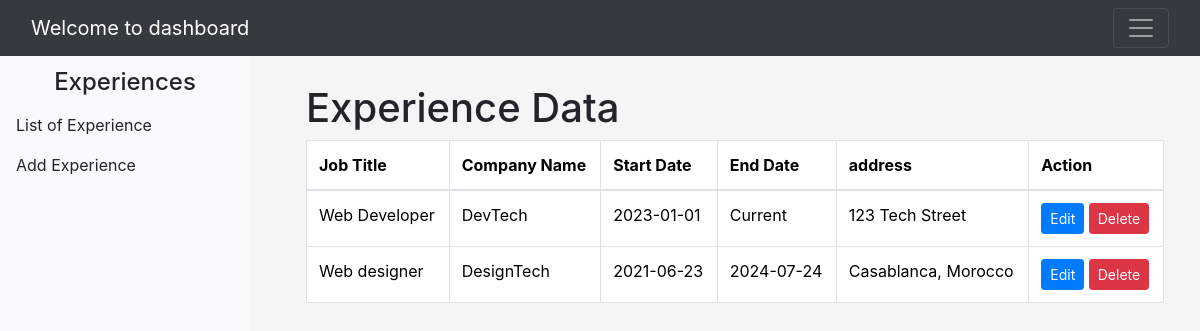
Before: /dashboard/list_experience (signed in) with the older database file.
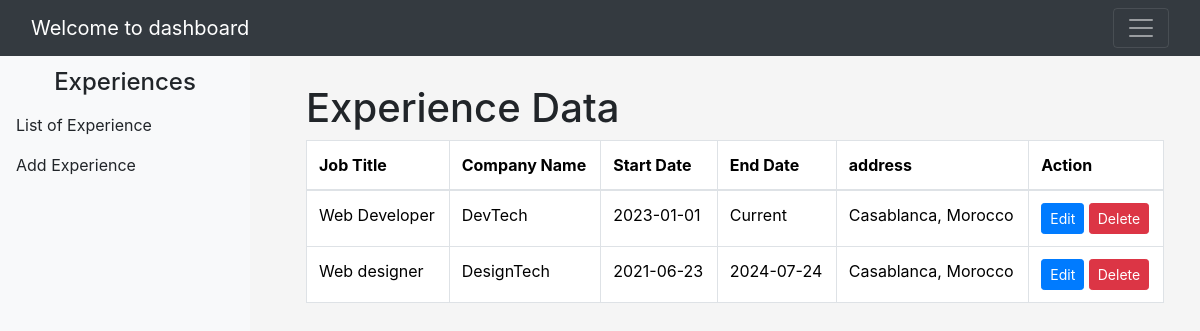
After: the same page with the newer database file.
### website/models.py (models this page shows, shortened)
class Experience(db.Model):
    id = db.Column(db.Integer, primary_key=True)
    job_title = db.Column(db.String(50), nullable=False)
    company_name = db.Column(db.String(50), nullable=False)
    start_date = db.Column(db.Date, nullable=False)
    end_date = db.Column(db.Date, nullable=True)
    is_current = db.Column(db.Boolean, default=False, nullable=False)
    address = db.Column(db.String(1000), nullable=False)
    description = db.Column(db.Text, nullable=False)
    user_id = db.Column(db.Integer, db.ForeignKey('user.id'), nullable=False)
    date_posted = db.Column(db.DateTime, nullable=False, default=datetime.utcnow)

### website/routes.py (the view)
@app.route('/dashboard/list_experience')
@login_required
def experience():
    user_id = current_user.id
    experiences = Experience.query.filter_by(user_id=user_id).all()
    return render_template('admin/Experiences/list_experiences.html', experiences=experiences)

### website/models.py (called while the page is built)
@login_manager.user_loader
def load_user(user_id):
    return User.query.get(int(user_id))

### website/templates/admin/Experiences/list_experiences.html (shortened to what this page needs)
{% extends "admin/Experiences/experience.html" %}
{% block experience %}
<h1>Experience Data</h1>
<table class="table table-bordered">
    <thead>
        <tr>
            <th scope="col">Job Title</th>
            <th scope="col">Company Name</th>
            <th scope="col">Start Date</th>
            <th scope="col">End Date</th>
            <th scope="col">address</th>
            <th scope="col">Action</th>
        </tr>
    </thead>
    <tbody>
        {% for experience in experiences %}
        <tr>
            <td>{{ experience.job_title }}</td>
            <td>{{ experience.company_name }}</td>
            <td>{{ experience.start_date }}</td>
            <td>
                {% if experience.is_current %}
                    Current
                {% else %}
                    {{ experience.end_date }}
                {% endif %}
            </td>
            <td>{{ experience.address }}</td>
            <td>
                <a href="#" class="btn btn-sm btn-primary cl-edit" data-toggle="modal" data-target="#editModal{{ experience.id }}">
                    <span>Edit</span>
                </a>
                <a href="{{ url_for('delete_experience', experience_id=experience.id) }}" class="btn btn-sm btn-danger cl-delete" onclick="return confirm('Are you sure you want to delete this item?');">
                    <span>Delete</span>
                </a>
            </td>
        </tr>
        {% endfor %}
    </tbody>
</table>
{% endblock experience %}

### website/templates/admin/Experiences/experience.html
{% extends "admin/dashboard.html"%}
{% block resume %}
<div class="cl-resume mt-5">
    <div class="sidebar mt-5">
        <h4 class="text-center">Experiences</h4>
        <ul class="list-unstyled">
            <li class="nav-item"><a class="nav-link active" href="{{ url_for('experience') }}">List of Experience</a></li>
            <li class="nav-item"><a class="nav-link active" href="{{ url_for('add_experience') }}">Add Experience</a></li>
        </ul>
    </div>
    <div class="content">
        {% block experience %}
        {% endblock experience %}
    </div>
</div>
{% endblock resume %}

### website/templates/admin/dashboard.html (shortened to what this page needs)
<!doctype html>
<html lang="en">
<head>
    <link href="https://cdn.jsdelivr.net/npm/bootstrap@5.3.3/dist/css/bootstrap.min.css" rel="stylesheet">
    <link href="https://stackpath.bootstrapcdn.com/bootstrap/4.5.2/css/bootstrap.min.css" rel="stylesheet">
    <link href="https://getbootstrap.com/docs/5.3/assets/css/docs.css" rel="stylesheet">
    <link rel="stylesheet" href="https://cdnjs.cloudflare.com/ajax/libs/font-awesome/5.15.4/css/all.min.css" />
    <link rel="stylesheet" href="{{ url_for('static', filename='css/dashboard.css') }}">
</head>
<body class="p-3 m-0 border-0  m-0 border-0">
<nav class="navbar navbar-dark bg-dark fixed-top">
    <div class="container-fluid">
        <a class="navbar-brand">Welcome to dashboard</a>
        <button class="navbar-toggler" type="button" data-bs-toggle="offcanvas" data-bs-target="#offcanvasDarkNavbar"
                aria-controls="offcanvasDarkNavbar" aria-label="Toggle navigation">
            <span class="navbar-toggler-icon"></span>
        </button>
    </div>
</nav>
{% block resume %}
{% endblock resume %}
</body>
</html>

### website/static/css/dashboard.css (style rules this page uses)
body { background: whitesmoke; }
.sidebar { height: 100vh; position: fixed; top: 0; left: 0; width: 250px; background-color: #f8f9fa; padding-top: 20px; }
.content { margin-left: 270px; padding: 20px; }

Changed rows visible on the page:
changed Experience "Web Developer": address "123 Tech Street" → "Casablanca, Morocco"
